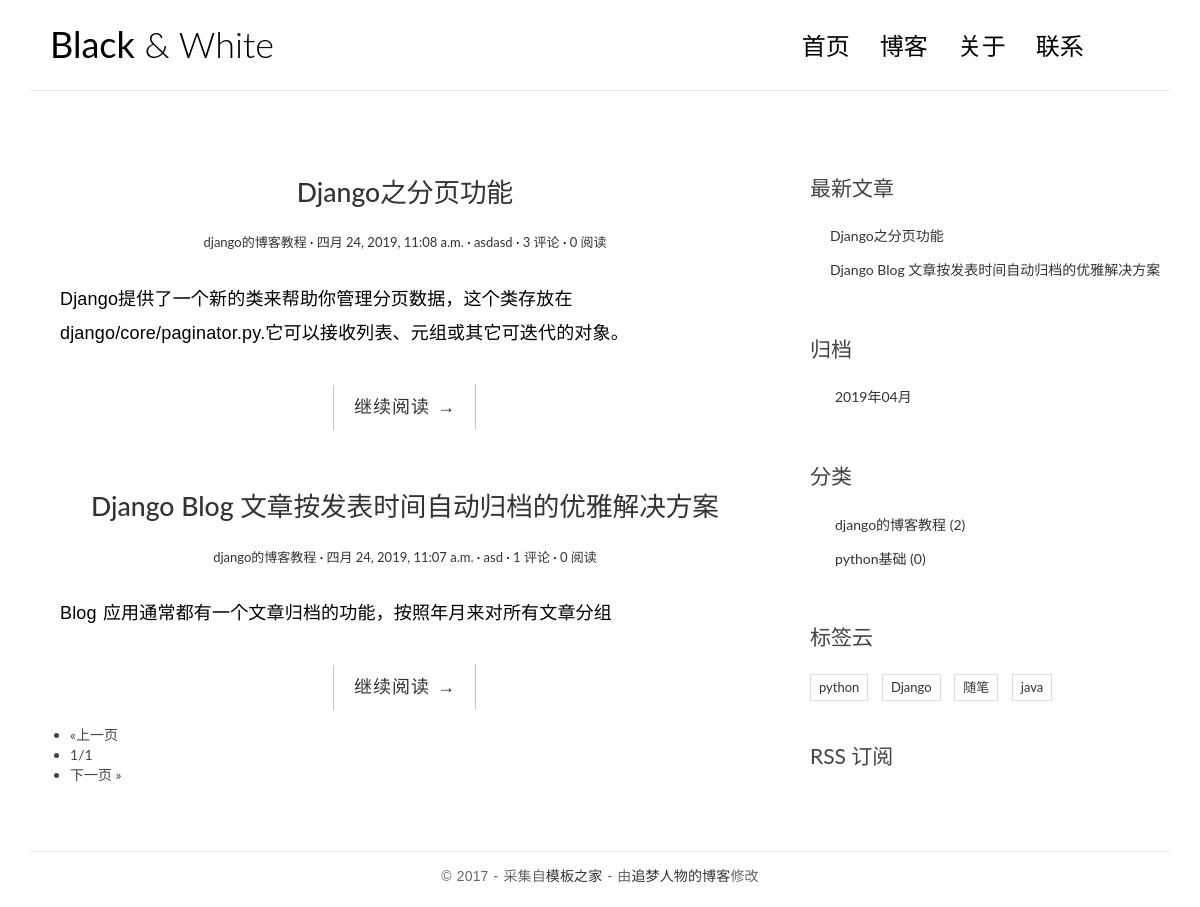
The page /blog/ on the database as committed earlier.
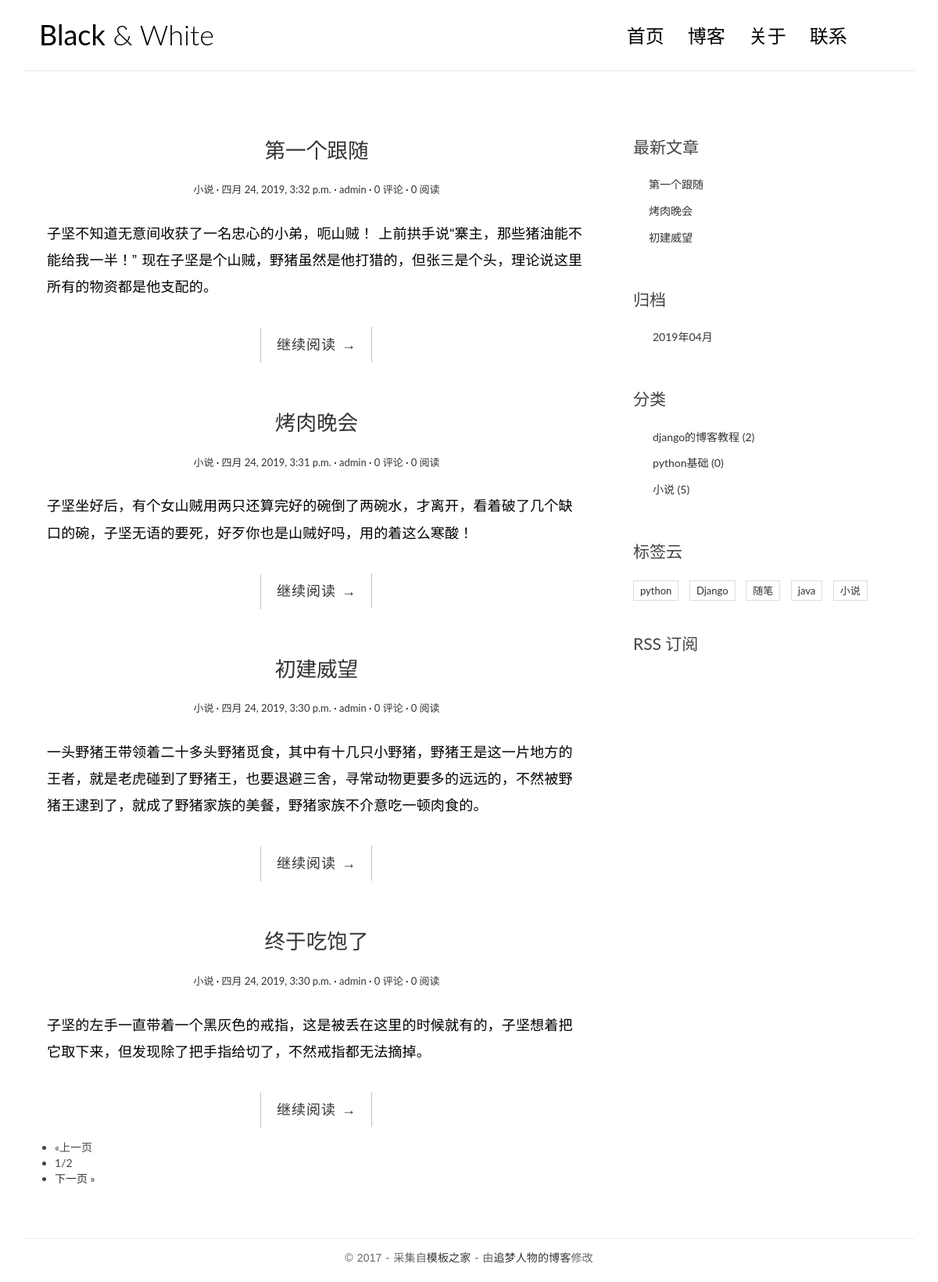
The same page on the database as committed later.
### blog/models.py (models this page shows, shortened)
class Article(models.Model):
    title = models.CharField(max_length=50, verbose_name='文章')
    reads = models.IntegerField(default=0, verbose_name='浏览数')
    summany = models.TextField(verbose_name='文章摘要')
    count = models.TextField(verbose_name='内容')
    create_time = models.DateTimeField(auto_now_add=True, verbose_name='创建时间')
    modified_time = models.DateTimeField(auto_now=True, verbose_name='修改时间')
    author = models.ForeignKey(Author,on_delete=models.CASCADE, verbose_name='作者')
    sort_id = models.ForeignKey(Sort, on_delete=models.CASCADE, verbose_name='分类')
    label = models.ManyToManyField(Labels, verbose_name='标签')
    class Meta():
        ordering = ['-create_time']
        verbose_name_plural = '文章表'

class Sort(models.Model):
    classname = models.CharField(max_length=50, verbose_name='类别名称')
    def __str__(self):
        return self.classname
    class Meta():
        verbose_name_plural = '类别'

class Author(models.Model):
    username = models.CharField(max_length=20,verbose_name='作者')
    email = models.EmailField(verbose_name='邮箱')
    plone = models.IntegerField(max_length=11, verbose_name='手机号')
    def __str__(self):
        return self.username
    class Meta():
        verbose_name_plural = '作者表'

class Labels(models.Model):
    label_name = models.CharField(max_length=10, verbose_name='标签名')
    class Meta():
        verbose_name_plural = '标签表'

### blog/views.py (the view)
def index(request):
    articles = Article.objects.all()
    paginator = Paginator(articles, 4, 2)
    page = request.GET.get('page')
    try:
        articles = paginator.page(page)
    except PageNotAnInteger:
        articles = paginator.page(1)
    except EmptyPage:
        articles = paginator.page(paginator.num_pages)
    return render(request, 'blog/index.html', {'articles':articles})

### blog/templatetags/blog_extras.py (called while the page is built)
@register.simple_tag
def get_articless():
    articless = Article.objects.all()[:3]
    return articless

@register.simple_tag
def get_sorts():
    sorts = Sort.objects.all()
    return sorts

@register.simple_tag
def get_labelss():
    labelss = Labels.objects.all()
    return labelss

@register.simple_tag
def get_dates():
    dates = Article.objects.datetimes('create_time', 'month', order='DESC')
    return dates

### templates/blog/index.html (shortened to what this page needs)
{% extends 'blog/base.html' %}
{% block lift %}
{% for article in articles %}
<article class="post post-1">
    <header class="entry-header">
        <h1 class="entry-title">
            <a href="{% url 'blog:single' article.id%}">{{article.title}}</a>
        </h1>
        <div class="entry-meta">
            <span class="post-category"><a href="#">{{article.sort_id}}</a></span>
            <span class="post-date"><a href="#"><time class="entry-date"
                                                      datetime="{{article.create_time}}">{{article.create_time}}</time></a></span>
            <span class="post-author"><a href="#">{{article.author}}</a></span>
            <span class="comments-link"><a href="#">{{article.comment_set.all.count}} 评论</a></span>
            <span class="views-count"><a href="#">{{article.reads}} 阅读</a></span>
        </div>
    </header>
    <div class="entry-content clearfix">
        <p>{{article.summany|safe}}</p>
        <div class="read-more cl-effect-14">
            <a href="{% url 'blog:single' article.id%}" class="more-link">继续阅读 <span class="meta-nav">→</span></a>
        </div>
    </div>
</article>
{% empty %}
    <span>kong</span>
{% endfor %}
<div id="pagination">
    <ul id="pagination-flickr">
    {% if articles.has_previous %}
    <li class="previous"><a href="?page={{ articles.previous_page_number }}
                {% if request.GET.year %}
                    &year={{ request.GET.year }}
                {% endif %}{% if request.GET.month %}
                    &month={{ request.GET.month }}
                {% endif %}{% if request.GET.cid %}
                    &cid={{ request.GET.cid }}
                {% endif %}">&laquo;上一页</a></li>
    {% else %}
    <li class="previous-off">&laquo;上一页</li>
    {% endif %}
     <li class="active">{{ articles.number }}/{{ articles.paginator.num_pages }}</li>
    {% if articles.has_next %}
      <li class="next"><a href="?page={{ articles.next_page_number }}
                ">下一页 &raquo;</a></li>
    {% else %}
      <li class="next-off">下一页 &raquo;</li>
    {% endif %}
   </ul>
</div>
{% endblock %}

### templates/blog/base.html (shortened to what this page needs)
{% load blog_extras %}
{% get_articless as articless %}
{% get_sorts as sorts %}
{% get_labelss as labelss %}
{% get_dates as dates %}
<!DOCTYPE html>
<html>
<head>
    <link rel="stylesheet" href="/static/css/bootstrap.min.css">
    <link rel="stylesheet" href="http://code.ionicframework.com/ionicons/2.0.1/css/ionicons.min.css">
    <link rel="stylesheet" href="/static/css/pace.css">
    <link rel="stylesheet" href="/static/css/custom.css">
</head>
<body>
<div class="container">
    <header id="site-header">
        <div class="row">
            <div class="col-md-4 col-sm-5 col-xs-8">
                <div class="logo">
                    <h1><a href="{% url 'blog:index' %}"><b>Black</b> &amp; White</a></h1>
                </div>
            </div>
            <div class="col-md-8 col-sm-7 col-xs-4">
                <nav class="main-nav" role="navigation">
                    <div class="collapse navbar-collapse" id="bs-example-navbar-collapse-1">
                        <ul class="nav navbar-nav navbar-right">
                            <li class="cl-effect-11"><a href="{% url 'blog:index' %}" data-hover="首页">首页</a></li>
                            <li class="cl-effect-11"><a href="full-width.html" data-hover="博客">博客</a></li>
                            <li class="cl-effect-11"><a href="about.html" data-hover="关于">关于</a></li>
                            <li class="cl-effect-11"><a href="contact.html" data-hover="联系">联系</a></li>
                        </ul>
                    </div>
                </nav>
            </div>
        </div>
    </header>
</div>
<div class="content-body">
    <div class="container">
        <div class="row">
            <main class="col-md-8">
                {% block lift %}
                {% endblock %}
            </main>
            <aside class="col-md-4">
                <div class="widget widget-recent-posts">
                    <h3 class="widget-title">最新文章</h3>
                    <ul>
                        {% for article in articless %}
                        <li>
                            <a href="{% url 'blog:single' article.id%}">{{article.title}}</a>
                        </li>
                        {% empty %}
                            <h1>ppinda</h1>
                        {% endfor %}
                    </ul>
                </div>
                <div class="widget widget-archives">
                    <h3 class="widget-title">归档</h3>
                    {% regroup dates by year as dates_by_year %}
                    <ul>
                        {% for mouth in dates_by_year %}
                            {% for d in mouth.list %}
                            <li>
                                <a href="{% url 'blog:archive' mouth.grouper d|date:'m' %}">{{ mouth.grouper }}年{{ d| date:'m' }}月</a>
                            </li>
                            {% endfor %}
                        {% endfor %}
                    </ul>
                </div>
                <div class="widget widget-category">
                    <h3 class="widget-title">分类</h3>
                    <ul>
                        {% for sort in sorts %}
                            <li>
                                <a href="{% url 'blog:sort' sort.id%}">{{ sort.classname }} <span class="post-count">({{ sort.article_set.all.count }})</span></a>
                            </li>
                        {% empty %}
                            <h1>没有分类</h1>
                        {% endfor %}
                    </ul>
                </div>
                <div class="widget widget-tag-cloud">
                    <h3 class="widget-title">标签云</h3>
                    <ul>
                        {% for label in labelss %}
                            <li>
                                <a href="{% url 'blog:labels' label.id%}">{{ label.label_name }}</a>
                            </li>
                        {% empty %}
                            <h1>暂无标签</h1>
                        {% endfor %}
                    </ul>
                </div>
                <div class="rss">
                    <a href="{% url 'blog:rss' %}"> RSS 订阅</a>
                </div>
            </aside>
        </div>
    </div>
</div>
<footer id="site-footer">
    <div class="container">
        <div class="row">
            <div class="col-md-12">
                <p class="copyright">&copy 2017 - 采集自<a href="http://www.cssmoban.com/"
                                                        target="_blank" title="模板之家">模板之家</a>
                    - 由<a href="http://zmrenwu.com/" title="网页模板" target="_blank">追梦人物的博客</a>修改
                </p>
            </div>
        </div>
    </div>
</footer>
</body>
</html>

### static/css/custom.css (style rules this page uses)
* { outline: none; }
h1, h2, h3, h4, h5, h6 { margin-top: 0; }
b { font-weight: 400; }
a { color: #333; }
body { color: #444; font-family: 'Lato', sans-serif; }
p { font-family: 'Ubuntu', sans-serif; font-weight: 400; word-spacing: 1px; letter-spacing: 0.01em; }
#site-header { background-color: #FFF; padding: 25px 20px; margin-bottom: 40px; border-bottom: 1px solid #e7e7e7; }
.logo h1 a { color: #000; }
.logo h1 { margin: 0; font-family: 'Lato', sans-serif; font-weight: 300; }
.main-nav { margin-top: 11px; max-width: 95%; }
.main-nav a { color: #000000 !important; padding: 0 0 5px 0 !important; margin-right: 30px; font-family: 'Lato', sans-serif; font-weight: 300; font-size: 24px; }
.cl-effect-11 a { padding: 10px 0; color: #0972b4; text-shadow: none; }
.cl-effect-11 a::before { position: absolute; top: 0; left: 0; overflow: hidden; padding: 0 0 5px 0 !important; max-width: 0; border-bottom: 1px solid #000; color: #000; content: attr(data-hover); white-space: nowrap; -webkit-transition: max-width 0.5s; -moz-transition: max-width 0.5s; transition: max-width 0.5s; }
.content-body { padding-bottom: 4em; }
.post { background: #fff; padding: 30px 30px 0; }
.entry-title { text-align: center; font-size: 1.9em; margin-bottom: 20px; line-height: 1.6; padding: 10px 20px 0; }
.entry-meta { text-align: center; color: #DDDDDD; font-size: 13px; margin-bottom: 30px; }
.entry-content { font-size: 18px; line-height: 1.9; font-weight: 300; color: #000; }
.post-category::after, .post-date::after, .post-author::after, .comments-link::after { content: ' ·'; color: #000; }
.read-more { font-family: 'Ubuntu', sans-serif; font-weight: 400; word-spacing: 1px; letter-spacing: 0.01em; text-align: center; margin-top: 20px; }
.cl-effect-14 a { padding: 0 20px; height: 45px; line-height: 45px; position: relative; display: inline-block; margin: 15px 25px; letter-spacing: 1px; font-weight: 400; text-shadow: 0 0 1px rgba(255, 255, 255, 0.3); }
.cl-effect-14 a::before, .cl-effect-14 a::after { position: absolute; width: 45px; height: 1px; background: #C3C3C3; content: ''; -webkit-transition: all 0.3s; -moz-transition: all 0.3s; transition: all 0.3s; pointer-events: none; }
.cl-effect-14 a::before { top: 0; left: 0; -webkit-transform: rotate(90deg); -moz-transform: rotate(90deg); transform: rotate(90deg); -webkit-transform-origin: 0 0; -moz-transform-origin: 0 0; transform-origin: 0 0; }
.cl-effect-14 a::after { right: 0; bottom: 0; -webkit-transform: rotate(90deg); -moz-transform: rotate(90deg); transform: rotate(90deg); -webkit-transform-origin: 100% 0; -moz-transform-origin: 100% 0; transform-origin: 100% 0; }
.widget { background: #fff; padding: 30px 0 0; }
.widget-title { font-size: 1.5em; margin-bottom: 20px; line-height: 1.6; padding: 10px 0 0; font-weight: 400; }
.widget-recent-posts ul { padding: 0; margin: 0; padding-left: 20px; }
.widget-recent-posts ul li { list-style-type: none; position: relative; line-height: 170%; margin-bottom: 10px; }
.widget-recent-posts ul li::before { content: '\f3d3'; font-family: "Ionicons"; position: absolute; left: -17px; top: 3px; font-size: 16px; color: #000; }
.widget-archives ul { padding: 0; margin: 0; padding-left: 25px; }
.widget-archives ul li { list-style-type: none; position: relative; line-height: 170%; margin-bottom: 10px; }
.widget-archives ul li::before { content: '\f3f3'; font-family: "Ionicons"; position: absolute; left: -25px; top: 1px; font-size: 16px; color: #000; }
.widget-category ul { padding: 0; margin: 0; padding-left: 25px; }
.widget-category ul li { list-style-type: none; position: relative; line-height: 170%; margin-bottom: 10px; }
.widget-category ul li::before { content: '\f3fe'; font-family: "Ionicons"; position: absolute; left: -25px; top: 1px; font-size: 18px; color: #000; }
.widget-tag-cloud ul { padding: 0; margin: 0; margin-right: -10px; }
.widget-tag-cloud ul li { list-style-type: none; font-size: 13px; display: inline-block; margin-right: 10px; margin-bottom: 10px; padding: 3px 8px; border: 1px solid #ddd; }
.rss { font-size: 21px; margin-top: 30px; }
.rss a { color: #444; }
#site-footer { padding-top: 10px; padding: 0 0 1.5em 0; }
.copyright { text-align: center; padding-top: 1em; margin: 0; border-top: 1px solid #eee; color: #666; }

Rows that differ between the two databases and show on the page:
no longer on this page (row unchanged): Article: title "Django之分页功能", sort_id "django的博客教程", create_time "四月 24, 2019, 11:08 a.m.", author "asdasd", comment_set.all.count "3", reads "0", summany "Django提供了一个新的类来帮助你管理分页数据，这个类存放在django/core/paginator.py.它可以接收列表、元组或其它可迭代的对象。"
no longer on this page (row unchanged): Article: title "Django Blog 文章按发表时间自动归档的优雅解决方案", sort_id "django的博客教程", create_time "四月 24, 2019, 11:07 a.m.", author "asd", comment_set.all.count "1", reads "0", summany "Blog 应用通常都有一个文章归档的功能，按照年月来对所有文章分组"
added Article: title "第一个跟随", sort_id "小说", create_time "四月 24, 2019, 3:32 p.m.", author "admin", comment_set.all.count "0", reads "0", summany "子坚不知道无意间收获了一名忠心的小弟，呃山贼！ 上前拱手说“寨主，那些猪油能不能给我一半！” 现在子坚是个山贼，野猪虽然是他打猎的，但张三是个头，理论说这里所有的物资都是他支配的。"
added Article: title "烤肉晚会", sort_id "小说", create_time "四月 24, 2019, 3:31 p.m.", author "admin", comment_set.all.count "0", reads "0", summany "子坚坐好后，有个女山贼用两只还算完好的碗倒了两碗水，才离开，看着破了几个缺口的碗，子坚无语的要死，好歹你也是山贼好吗，用的着这么寒酸！"
added Article: title "初建威望", sort_id "小说", create_time "四月 24, 2019, 3:30 p.m.", author "admin", comment_set.all.count "0", reads "0", summany "一头野猪王带领着二十多头野猪觅食，其中有十几只小野猪，野猪王是这一片地方的王者，就是老虎碰到了野猪王，也要退避三舍，寻常动物更要多的远远的，不然被野猪王逮到了，就成了野猪家族的美餐，野猪家族不介意吃一顿肉食的。"
added Article: title "终于吃饱了", sort_id "小说", create_time "四月 24, 2019, 3:30 p.m.", author "admin", comment_set.all.count "0", reads "0", summany "子坚的左手一直带着一个黑灰色的戒指，这是被丢在这里的时候就有的，子坚想着把它取下来，但发现除了把手指给切了，不然戒指都无法摘掉。", shown under "& White"
added Sort: classname "小说", article_set.all.count "5"
added Labels: label_name "小说"
Other text that changed with them:
{{ articles.paginator.num_pages }}: "1" → "2"
